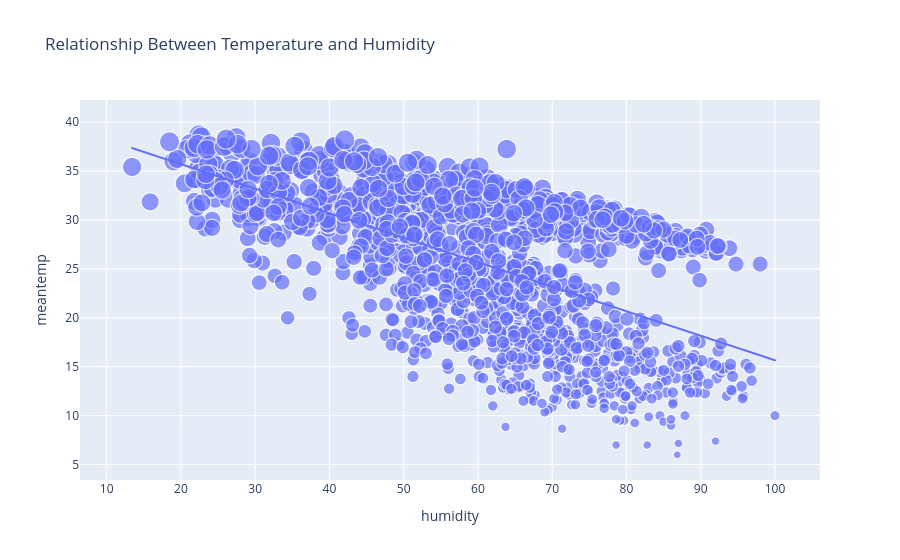

The notebook cell saved with this chart:
### Markdown cell above
Till 20215, the windd speed was higheer during monsoons (August & September) and retreating monsoons (December & January). After 2015, there were no anomalies in wind speed during monsoons.

let's have a look at the relationship between temperature and humidity

### Code cell
figure = px.scatter(data_frame = data, x='humidity', y='meantemp', size='meantemp', trendline='ols', title = 'Relationship Between Temperature and Humidity')
figure.show()

### Figure 1 — Plotly figure (JSON) as saved in the notebook; plotly's stock layout.template omitted (floating-point values rounded to 4 significant figures; data arrays with more than 128 entries replaced by an {"elided": "..."} marker saying what was removed)
{"data": [{"hovertemplate": "humidity=%{x}<br>meantemp=%{marker.size}<extra></extra>", "legendgroup": "", "marker": {"color": "#636efa", "size": {"elided": "1462 float values"}, "sizemode": "area", "sizeref": 0.09679, "symbol": "circle"}, "mode": "markers", "name": "", "showlegend": false, "type": "scattergl", "x": {"elided": "1462 float values"}, "xaxis": "x", "y": {"elided": "1462 float values"}, "yaxis": "y"}, {"hovertemplate": "<b>OLS trendline</b><br>meantemp = -0.250617 * humidity + 40.7259<br>R<sup>2</sup>=0.327128<br><br>humidity=%{x}<br>meantemp=%{y} <b>(trend)</b><extra></extra>", "legendgroup": "", "marker": {"color": "#636efa", "symbol": "circle"}, "mode": "lines", "name": "", "showlegend": false, "type": "scattergl", "x": {"elided": "1462 float values"}, "xaxis": "x", "y": {"elided": "1462 float values"}, "yaxis": "y"}], "layout": {"legend": {"itemsizing": "constant", "tracegroupgap": 0}, "title": {"text": "Relationship Between Temperature and Humidity"}, "xaxis": {"anchor": "y", "domain": [0, 1], "title": {"text": "humidity"}}, "yaxis": {"anchor": "x", "domain": [0, 1], "title": {"text": "meantemp"}}}}
